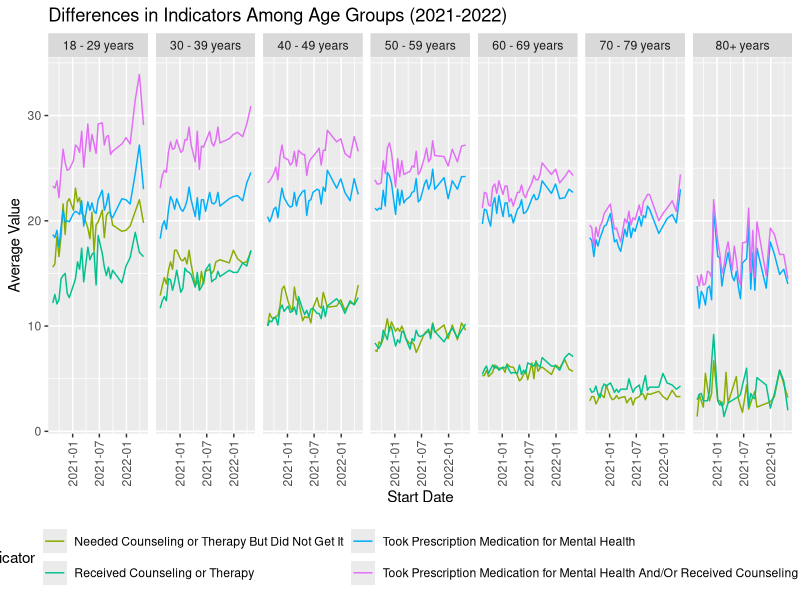
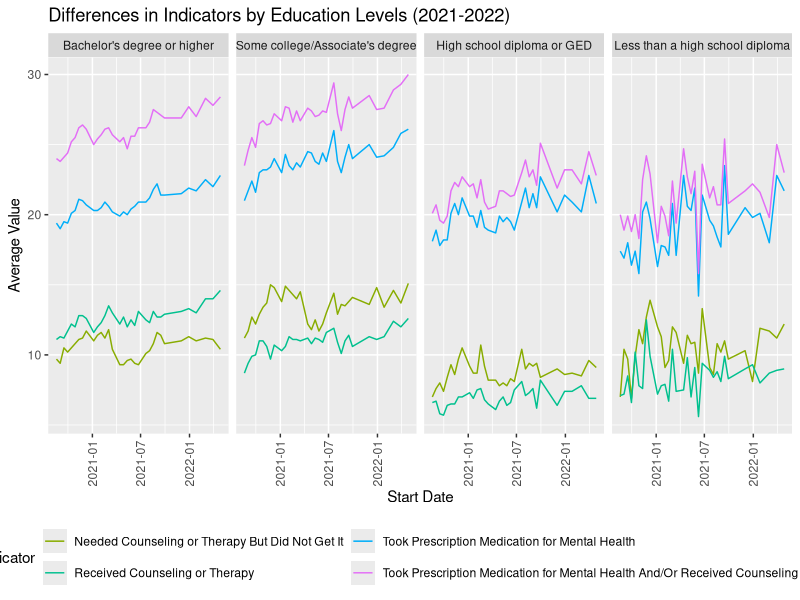

Generate these figures, in order, with R:
## ---- chunk 1
library(tidyverse)
library(ggridges)
library(patchwork)

library(modelr)
library(purrr)
library(broom)
library(dplyr)


knitr::opts_chunk$set(
	echo = TRUE,
	warning = FALSE,
	fig.width = 8, 
  fig.height = 6,
  out.width = "90%"
)

theme_set(theme_minimal() + theme(legend.position = "bottom"))

options(
  ggplot2.continuous.colour = "viridis",
  ggplot2.continuous.fill = "viridis"
)

scale_colour_discrete = scale_colour_viridis_d
scale_fill_discrete = scale_fill_viridis_d
## ---- chunk 2
 tidy = 
  read.csv("data/tidydata.csv") |>
  mutate(
    start_dates = as.Date(start_dates))
## ---- chunk 3
#Filtering the dataset to age and united states
age_plot <- tidy |> 
  filter(group == "Age", state == "United States")

#Renaming the "80 years and above" subgroup to 80+ years
age_plot$subgroup[age_plot$subgroup == "80 years and above"] = "80+ years"

#Ploting the age group
age_plot |> 
  group_by(indicator, start_dates, subgroup) |>
  ggplot(aes(x = start_dates, y = value, color = indicator)) +
  geom_line() +
  facet_grid(. ~ subgroup) +
  labs(
    x = "Start Date",
    y = "Average Value",
    title = "Differences in Indicators Among Age Groups (2021-2022)") +
  theme_gray() +
  theme(
    legend.position = "bottom",
    axis.text.x = element_text(angle = 90, vjust = 0.5, hjust = 1)  # Rotate x-axis labels vertically
  ) +
  scale_color_hue(h = c(100, 300)) +
  guides(color = guide_legend(nrow = 2)) # Adding the legend guide adjustment

#View the age plot
age_plot
## ---- chunk 4
#Filtering the dataset to age and united states, re-level the subgroup, and plot the education plot 
ed_plot= 
  tidy |>
  filter(group == "Education", state == "United States") |> 
   mutate(ed_name = forcats::fct_relevel(subgroup, c("Bachelor's degree or higher",
                                                     "Some college/Associate's degree", "High school diploma or GED", "Less than a high school diploma"))) |> 
  group_by(start_dates, ed_name, indicator) |> 
  ggplot(aes(x = start_dates, y = value, color = indicator)) +
  geom_line() +
  facet_grid(. ~ ed_name) +
  labs(
    x = "Start Date",
    y = "Average Value",
    title = "Differences in Indicators by Education Levels (2021-2022)") +
  theme_gray() +
  theme(
    legend.position = "bottom",
    axis.text.x = element_text(angle = 90, vjust = 0.5, hjust = 1)  # Rotate x-axis labels vertically
  ) +
  scale_color_hue(h = c(100, 300)) +
  guides(color = guide_legend(nrow = 2)) # Adding the legend guide adjustment

#View the education plot
ed_plot
